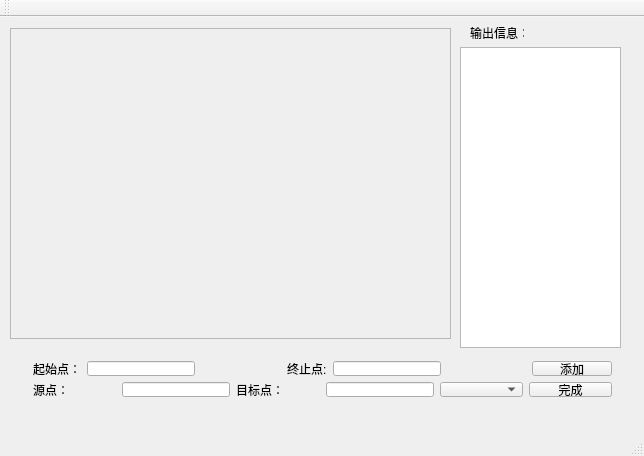
<?xml version="1.0" encoding="UTF-8"?>
<ui version="4.0">
 <class>grapGUIClass</class>
 <widget class="QMainWindow" name="grapGUIClass">
  <property name="geometry">
   <rect>
    <x>0</x>
    <y>0</y>
    <width>644</width>
    <height>456</height>
   </rect>
  </property>
  <property name="windowTitle">
   <string>grapGUI</string>
  </property>
  <widget class="QWidget" name="centralWidget">
   <widget class="QPlainTextEdit" name="plainTextEdit">
    <property name="geometry">
     <rect>
      <x>460</x>
      <y>30</y>
      <width>161</width>
      <height>301</height>
     </rect>
    </property>
    <property name="readOnly">
     <bool>true</bool>
    </property>
   </widget>
   <widget class="MyWidget" name="frame">
    <property name="geometry">
     <rect>
      <x>10</x>
      <y>11</y>
      <width>441</width>
      <height>311</height>
     </rect>
    </property>
    <property name="frameShape">
     <enum>QFrame::StyledPanel</enum>
    </property>
    <property name="frameShadow">
     <enum>QFrame::Raised</enum>
    </property>
   </widget>
   <widget class="QWidget" name="layoutWidget">
    <property name="geometry">
     <rect>
      <x>22</x>
      <y>333</y>
      <width>601</width>
      <height>58</height>
     </rect>
    </property>
    <layout class="QVBoxLayout" name="verticalLayout">
     <item>
      <layout class="QHBoxLayout" name="horizontalLayout">
       <item>
        <widget class="QLabel" name="label">
         <property name="text">
          <string>起始点：</string>
         </property>
        </widget>
       </item>
       <item>
        <widget class="QLineEdit" name="Start_point"/>
       </item>
       <item>
        <spacer name="horizontalSpacer">
         <property name="orientation">
          <enum>Qt::Horizontal</enum>
         </property>
         <property name="sizeHint" stdset="0">
          <size>
           <width>48</width>
           <height>20</height>
          </size>
         </property>
        </spacer>
       </item>
       <item>
        <widget class="QLabel" name="label_2">
         <property name="text">
          <string>终止点:</string>
         </property>
        </widget>
       </item>
       <item>
        <widget class="QLineEdit" name="End_point"/>
       </item>
       <item>
        <spacer name="horizontalSpacer_2">
         <property name="orientation">
          <enum>Qt::Horizontal</enum>
         </property>
         <property name="sizeHint" stdset="0">
          <size>
           <width>48</width>
           <height>20</height>
          </size>
         </property>
        </spacer>
       </item>
       <item>
        <widget class="QPushButton" name="Button_Add">
         <property name="text">
          <string>添加</string>
         </property>
        </widget>
       </item>
      </layout>
     </item>
     <item>
      <layout class="QHBoxLayout" name="horizontalLayout_2">
       <item>
        <widget class="QLabel" name="label_3">
         <property name="text">
          <string>源点：</string>
         </property>
        </widget>
       </item>
       <item>
        <widget class="QLineEdit" name="Soure_point">
         <property name="sizePolicy">
          <sizepolicy hsizetype="Fixed" vsizetype="Fixed">
           <horstretch>0</horstretch>
           <verstretch>0</verstretch>
          </sizepolicy>
         </property>
        </widget>
       </item>
       <item>
        <widget class="QLabel" name="label_4">
         <property name="text">
          <string>目标点：</string>
         </property>
        </widget>
       </item>
       <item>
        <widget class="QLineEdit" name="Aim_point">
         <property name="sizePolicy">
          <sizepolicy hsizetype="Fixed" vsizetype="Fixed">
           <horstretch>0</horstretch>
           <verstretch>0</verstretch>
          </sizepolicy>
         </property>
        </widget>
       </item>
       <item>
        <widget class="QComboBox" name="comboBox"/>
       </item>
       <item>
        <widget class="QPushButton" name="Button_finish">
         <property name="text">
          <string>完成</string>
         </property>
        </widget>
       </item>
      </layout>
     </item>
    </layout>
   </widget>
   <widget class="QLabel" name="label_5">
    <property name="geometry">
     <rect>
      <x>470</x>
      <y>10</y>
      <width>54</width>
      <height>12</height>
     </rect>
    </property>
    <property name="text">
     <string>输出信息：</string>
    </property>
   </widget>
  </widget>
  <widget class="QMenuBar" name="menuBar">
   <property name="geometry">
    <rect>
     <x>0</x>
     <y>0</y>
     <width>644</width>
     <height>23</height>
    </rect>
   </property>
  </widget>
  <widget class="QToolBar" name="mainToolBar">
   <attribute name="toolBarArea">
    <enum>TopToolBarArea</enum>
   </attribute>
   <attribute name="toolBarBreak">
    <bool>false</bool>
   </attribute>
  </widget>
  <widget class="QStatusBar" name="statusBar"/>
 </widget>
 <layoutdefault spacing="6" margin="11"/>
 <customwidgets>
  <customwidget>
   <class>MyWidget</class>
   <extends>QFrame</extends>
   <header>mywidget.h</header>
   <container>1</container>
  </customwidget>
 </customwidgets>
 <resources>
  <include location="grapgui.qrc"/>
 </resources>
 <connections/>
</ui>
